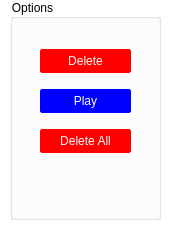
<?xml version="1.0" encoding="UTF-8"?>
<ui version="4.0">
 <class>Options</class>
 <widget class="QDialog" name="Options">
  <property name="geometry">
   <rect>
    <x>0</x>
    <y>0</y>
    <width>173</width>
    <height>238</height>
   </rect>
  </property>
  <property name="windowTitle">
   <string>ChatApp</string>
  </property>
  <property name="styleSheet">
   <string notr="true">background-color: rgb(255, 255, 255);</string>
  </property>
  <widget class="QGroupBox" name="groupBox">
   <property name="geometry">
    <rect>
     <x>10</x>
     <y>-1</y>
     <width>151</width>
     <height>221</height>
    </rect>
   </property>
   <property name="styleSheet">
    <string notr="true">font: 11pt &quot;Arial&quot;;</string>
   </property>
   <property name="title">
    <string>Options</string>
   </property>
   <widget class="QPushButton" name="pushButton">
    <property name="geometry">
     <rect>
      <x>30</x>
      <y>50</y>
      <width>91</width>
      <height>24</height>
     </rect>
    </property>
    <property name="styleSheet">
     <string notr="true">background-color:red;
border: 1px solid red;
border-radius:2px;
color:white;
border-collapse:collaspe;</string>
    </property>
    <property name="text">
     <string>Delete</string>
    </property>
   </widget>
   <widget class="QPushButton" name="pushButton_2">
    <property name="geometry">
     <rect>
      <x>30</x>
      <y>90</y>
      <width>91</width>
      <height>24</height>
     </rect>
    </property>
    <property name="styleSheet">
     <string notr="true">background-color:blue;
border: 1px solid blue;
border-radius:2px;
color:white;
border-collapse:collaspe;</string>
    </property>
    <property name="text">
     <string>Play</string>
    </property>
    <property name="icon">
     <iconset>
      <normalon>:/ic/icons/speaker-filled-audio-tool.png</normalon>
     </iconset>
    </property>
   </widget>
   <widget class="QPushButton" name="pushButton_4">
    <property name="geometry">
     <rect>
      <x>30</x>
      <y>130</y>
      <width>91</width>
      <height>24</height>
     </rect>
    </property>
    <property name="styleSheet">
     <string notr="true">background-color:red;
border: 1px solid red;
border-radius:2px;
color:white;
border-collapse:collaspe;</string>
    </property>
    <property name="text">
     <string>Delete All</string>
    </property>
   </widget>
  </widget>
 </widget>
 <resources/>
 <connections/>
</ui>
